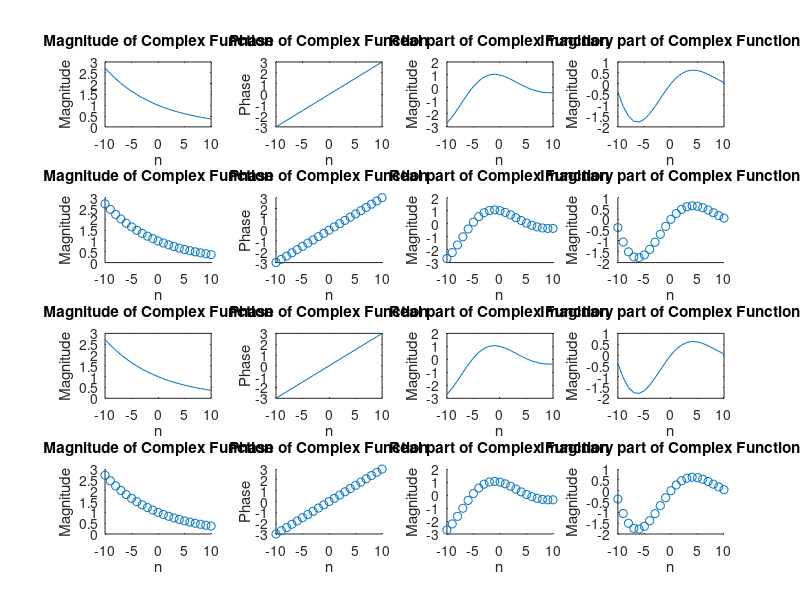

The MATLAB source for this figure:
clc;    % Clear the command window.
close all;  % Close all figures (except those of imtool.)
clear;  % Erase all existing variables. Or clearvars if you want.

n = -10:10;

for k = 1:21 % 20 Total values
  % Complex-values signal
  x(k) = exp((-0.1 + 0.3i) * n(k));

  % XMag/Phase by hand.
  xMag(k) = exp(-0.1*n(k));
  xPhase(k) = 0.3*n(k);

  % X Real/Img by hand.
  xReal(k) = exp(-0.1*n(k))*cos(0.3*n(k));
  xImg(k) = exp(-0.1*n(k))*sin(0.3*n(k));

  % XMag/Phase built in functions.
  xMag2(k) = abs(x(k));
  xPhase2(k) = angle(x(k));

  % X Real/Img built in functions.
  xReal2(k) = real(x(k));
  xImg2(k) = imag(x(k));
end

figure;

subplot(4, 4, 1);
plot(n, xMag);
title("Magnitude of Complex Function");
xlabel("n");
ylabel("Magnitude");

subplot(4, 4, 2);
plot(n, xPhase);
title("Phase of Complex Function");
xlabel("n");
ylabel("Phase");

subplot(4, 4, 3);
plot(n, xReal);
title("Real part of Complex Function");
xlabel("n");
ylabel("Magnitude");

subplot(4, 4, 4);
plot(n, xImg);
title("Imaginary part of Complex Function");
xlabel("n");
ylabel("Magnitude");

subplot(4, 4, 5);
scatter(n, xMag);
title("Magnitude of Complex Function");
xlabel("n");
ylabel("Magnitude");

subplot(4, 4, 6);
scatter(n, xPhase);
title("Phase of Complex Function");
xlabel("n");
ylabel("Phase");

subplot(4, 4, 7);
scatter(n, xReal);
title("Real part of Complex Function");
xlabel("n");
ylabel("Magnitude");

subplot(4, 4, 8);
scatter(n, xImg);
title("Imaginary part of Complex Function");
xlabel("n");
ylabel("Magnitude");

subplot(4, 4, 9);
plot(n, xMag2);
title("Magnitude of Complex Function");
xlabel("n");
ylabel("Magnitude");

subplot(4, 4, 10);
plot(n, xPhase2);
title("Phase of Complex Function");
xlabel("n");
ylabel("Phase");

subplot(4, 4, 11);
plot(n, xReal2);
title("Real part of Complex Function");
xlabel("n");
ylabel("Magnitude");

subplot(4, 4, 12);
plot(n, xImg2);
title("Imaginary part of Complex Function");
xlabel("n");
ylabel("Magnitude");

subplot(4, 4, 13);
scatter(n, xMag2);
title("Magnitude of Complex Function");
xlabel("n");
ylabel("Magnitude");

subplot(4, 4, 14);
scatter(n, xPhase2);
title("Phase of Complex Function");
xlabel("n");
ylabel("Phase");

subplot(4, 4, 15);
scatter(n, xReal2);
title("Real part of Complex Function");
xlabel("n");
ylabel("Magnitude");

subplot(4, 4, 16);
scatter(n, xImg2);
title("Imaginary part of Complex Function");
xlabel("n");
ylabel("Magnitude");



